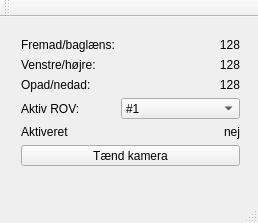
<?xml version="1.0" encoding="UTF-8"?>
<ui version="4.0">
 <class>MainWindow</class>
 <widget class="QMainWindow" name="MainWindow">
  <property name="enabled">
   <bool>true</bool>
  </property>
  <property name="geometry">
   <rect>
    <x>0</x>
    <y>0</y>
    <width>258</width>
    <height>223</height>
   </rect>
  </property>
  <property name="sizePolicy">
   <sizepolicy hsizetype="Fixed" vsizetype="Fixed">
    <horstretch>0</horstretch>
    <verstretch>0</verstretch>
   </sizepolicy>
  </property>
  <property name="minimumSize">
   <size>
    <width>258</width>
    <height>223</height>
   </size>
  </property>
  <property name="maximumSize">
   <size>
    <width>258</width>
    <height>223</height>
   </size>
  </property>
  <property name="windowTitle">
   <string>ROV Maker Competition</string>
  </property>
  <property name="windowIcon">
   <iconset resource="res.qrc">
    <normaloff>:/icon/rovsquare.png</normaloff>
    <normalon>:/icon/rovsquare.png</normalon>:/icon/rovsquare.png</iconset>
  </property>
  <widget class="QWidget" name="centralWidget">
   <widget class="QWidget" name="formLayoutWidget">
    <property name="geometry">
     <rect>
      <x>10</x>
      <y>10</y>
      <width>241</width>
      <height>150</height>
     </rect>
    </property>
    <layout class="QFormLayout" name="formLayout">
     <item row="0" column="1">
      <widget class="QLabel" name="fb">
       <property name="text">
        <string>128</string>
       </property>
       <property name="alignment">
        <set>Qt::AlignRight|Qt::AlignTrailing|Qt::AlignVCenter</set>
       </property>
      </widget>
     </item>
     <item row="1" column="0">
      <widget class="QLabel" name="label_2">
       <property name="text">
        <string>Venstre/højre:</string>
       </property>
      </widget>
     </item>
     <item row="1" column="1">
      <widget class="QLabel" name="lr">
       <property name="text">
        <string>128</string>
       </property>
       <property name="alignment">
        <set>Qt::AlignRight|Qt::AlignTrailing|Qt::AlignVCenter</set>
       </property>
      </widget>
     </item>
     <item row="2" column="0">
      <widget class="QLabel" name="label_3">
       <property name="text">
        <string>Opad/nedad:</string>
       </property>
      </widget>
     </item>
     <item row="2" column="1">
      <widget class="QLabel" name="ud">
       <property name="text">
        <string>128</string>
       </property>
       <property name="alignment">
        <set>Qt::AlignRight|Qt::AlignTrailing|Qt::AlignVCenter</set>
       </property>
      </widget>
     </item>
     <item row="0" column="0">
      <widget class="QLabel" name="label">
       <property name="text">
        <string>Fremad/baglæns:</string>
       </property>
      </widget>
     </item>
     <item row="3" column="0">
      <widget class="QLabel" name="label_4">
       <property name="text">
        <string>Aktiv ROV:</string>
       </property>
      </widget>
     </item>
     <item row="3" column="1">
      <widget class="QComboBox" name="activeROV">
       <item>
        <property name="text">
         <string>#1</string>
        </property>
       </item>
       <item>
        <property name="text">
         <string>#2</string>
        </property>
       </item>
       <item>
        <property name="text">
         <string>#3</string>
        </property>
       </item>
       <item>
        <property name="text">
         <string>#4</string>
        </property>
       </item>
       <item>
        <property name="text">
         <string>#5</string>
        </property>
       </item>
       <item>
        <property name="text">
         <string>#6</string>
        </property>
       </item>
       <item>
        <property name="text">
         <string>#7</string>
        </property>
       </item>
       <item>
        <property name="text">
         <string>#8</string>
        </property>
       </item>
       <item>
        <property name="text">
         <string>#9</string>
        </property>
       </item>
       <item>
        <property name="text">
         <string>#10</string>
        </property>
       </item>
      </widget>
     </item>
     <item row="4" column="0">
      <widget class="QLabel" name="label_5">
       <property name="text">
        <string>Aktiveret</string>
       </property>
      </widget>
     </item>
     <item row="4" column="1">
      <widget class="QLabel" name="active">
       <property name="text">
        <string>nej</string>
       </property>
       <property name="alignment">
        <set>Qt::AlignRight|Qt::AlignTrailing|Qt::AlignVCenter</set>
       </property>
      </widget>
     </item>
     <item row="5" column="0" colspan="2">
      <widget class="QPushButton" name="camButton">
       <property name="text">
        <string>Tænd kamera</string>
       </property>
      </widget>
     </item>
    </layout>
   </widget>
  </widget>
  <widget class="QMenuBar" name="menuBar">
   <property name="geometry">
    <rect>
     <x>0</x>
     <y>0</y>
     <width>258</width>
     <height>22</height>
    </rect>
   </property>
  </widget>
  <widget class="QToolBar" name="mainToolBar">
   <attribute name="toolBarArea">
    <enum>TopToolBarArea</enum>
   </attribute>
   <attribute name="toolBarBreak">
    <bool>false</bool>
   </attribute>
  </widget>
  <widget class="QStatusBar" name="statusBar"/>
 </widget>
 <layoutdefault spacing="6" margin="11"/>
 <resources>
  <include location="res.qrc"/>
 </resources>
 <connections/>
</ui>
